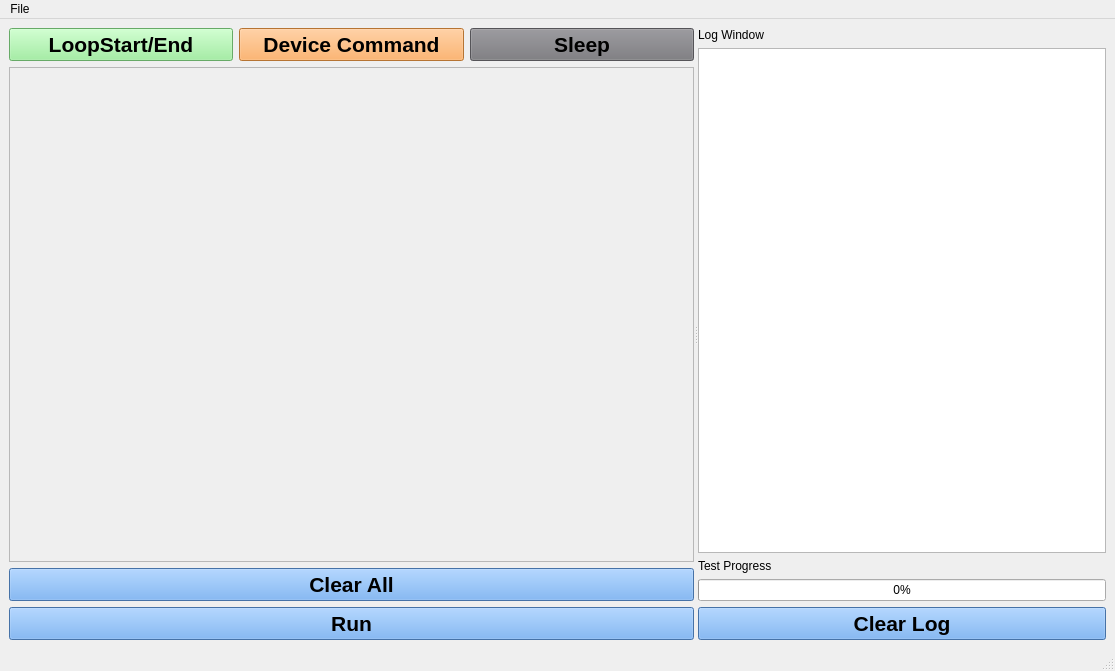
<?xml version="1.0" encoding="UTF-8"?>
<ui version="4.0">
 <class>MainWindow</class>
 <widget class="QMainWindow" name="MainWindow">
  <property name="geometry">
   <rect>
    <x>0</x>
    <y>0</y>
    <width>1115</width>
    <height>671</height>
   </rect>
  </property>
  <property name="windowTitle">
   <string>MainWindow</string>
  </property>
  <widget class="QWidget" name="centralwidget">
   <layout class="QVBoxLayout" name="verticalLayout_3">
    <item>
     <widget class="QSplitter" name="splitter">
      <property name="orientation">
       <enum>Qt::Horizontal</enum>
      </property>
      <widget class="QWidget" name="">
       <layout class="QGridLayout" name="gridLayout">
        <item row="2" column="0">
         <layout class="QVBoxLayout" name="verticalLayout">
          <item>
           <widget class="QPushButton" name="btn_Clearall">
            <property name="styleSheet">
             <string notr="true">background-color: rgb(98, 160, 234);
font: 16pt ;
font-weight: bold;

</string>
            </property>
            <property name="text">
             <string>Clear All</string>
            </property>
            <property name="checkable">
             <bool>false</bool>
            </property>
           </widget>
          </item>
          <item>
           <widget class="QPushButton" name="btn_Run">
            <property name="styleSheet">
             <string notr="true">background-color: rgb(98, 160, 234);
font: 16pt ;
font-weight: bold;
</string>
            </property>
            <property name="text">
             <string>Run</string>
            </property>
            <property name="checkable">
             <bool>true</bool>
            </property>
           </widget>
          </item>
         </layout>
        </item>
        <item row="0" column="0">
         <layout class="QHBoxLayout" name="horizontalLayout">
          <item>
           <widget class="QPushButton" name="btn_LoopStartEnd">
            <property name="styleSheet">
             <string notr="true">background-color: lightgreen;
font: 16pt ;
font-weight: bold;
</string>
            </property>
            <property name="text">
             <string>LoopStart/End</string>
            </property>
            <property name="checkable">
             <bool>true</bool>
            </property>
           </widget>
          </item>
          <item>
           <widget class="QPushButton" name="btn_Devicecommand">
            <property name="styleSheet">
             <string notr="true">background-color: rgb(255, 163, 72);
font: 16pt ;
font-weight: bold;
</string>
            </property>
            <property name="text">
             <string>Device Command</string>
            </property>
            <property name="checkable">
             <bool>false</bool>
            </property>
           </widget>
          </item>
          <item>
           <widget class="QPushButton" name="btn_Sleep">
            <property name="styleSheet">
             <string notr="true">background-color: rgb(119, 118, 123);
font: 16pt ;
font-weight: bold;

</string>
            </property>
            <property name="text">
             <string>Sleep</string>
            </property>
            <property name="checkable">
             <bool>false</bool>
            </property>
           </widget>
          </item>
         </layout>
        </item>
        <item row="1" column="0">
         <widget class="QScrollArea" name="scrollArea">
          <property name="widgetResizable">
           <bool>true</bool>
          </property>
          <widget class="QWidget" name="scrollAreaWidgetContents">
           <property name="geometry">
            <rect>
             <x>0</x>
             <y>0</y>
             <width>710</width>
             <height>482</height>
            </rect>
           </property>
          </widget>
         </widget>
        </item>
       </layout>
      </widget>
      <widget class="QWidget" name="">
       <layout class="QVBoxLayout" name="verticalLayout_2">
        <item>
         <widget class="QLabel" name="label">
          <property name="text">
           <string>Log Window</string>
          </property>
         </widget>
        </item>
        <item>
         <widget class="QPlainTextEdit" name="logwindow_output"/>
        </item>
        <item>
         <widget class="QLabel" name="label_2">
          <property name="text">
           <string>Test Progress</string>
          </property>
         </widget>
        </item>
        <item>
         <widget class="QProgressBar" name="testprogressBar">
          <property name="value">
           <number>0</number>
          </property>
         </widget>
        </item>
        <item>
         <widget class="QPushButton" name="Clearlog_btn">
          <property name="styleSheet">
            <string notr="true">background-color: rgb(98, 160, 234);
font: 16pt ;
font-weight: bold;
</string>
          </property>
          <property name="text">
           <string>Clear Log</string>
          </property>
         </widget>
        </item>
       </layout>
      </widget>
     </widget>
    </item>
   </layout>
  </widget>
  <widget class="QMenuBar" name="menubar">
   <property name="geometry">
    <rect>
     <x>0</x>
     <y>0</y>
     <width>1115</width>
     <height>23</height>
    </rect>
   </property>
   <widget class="QMenu" name="menuFile">
    <property name="title">
     <string>File</string>
    </property>
    <addaction name="actionOpen"/>
    <addaction name="actionSave"/>
    <addaction name="actionExit"/>
   </widget>
   <addaction name="menuFile"/>
  </widget>
  <widget class="QStatusBar" name="statusbar"/>
  <action name="actionOpen">
   <property name="text">
    <string>Open</string>
   </property>
  </action>
  <action name="actionSave">
   <property name="text">
    <string>Save</string>
   </property>
  </action>
  <action name="actionExit">
   <property name="text">
    <string>Exit</string>
   </property>
  </action>
 </widget>
 <resources/>
 <connections/>
</ui>
